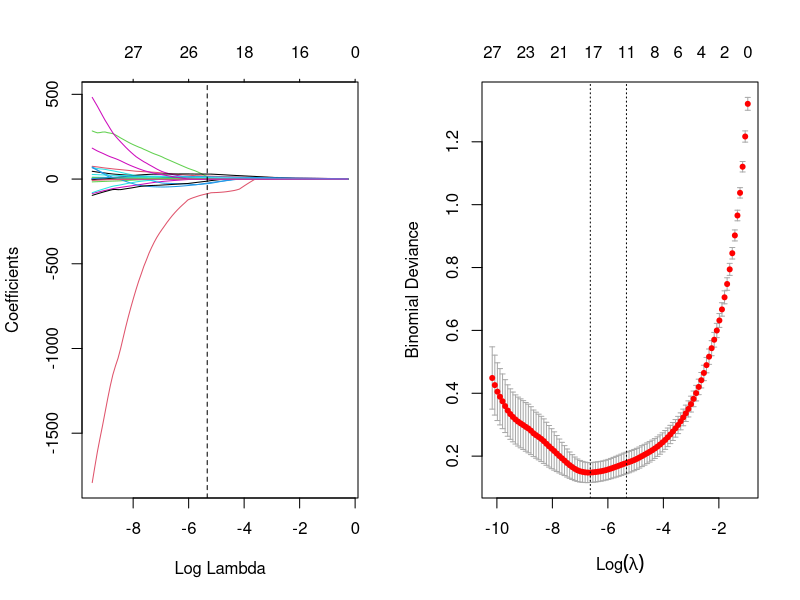

Here is the R script that generated this plot: (Note: this script raises an error after producing the figure.)
## ---- chunk 1
library("glmnet")
## ---- chunk 2
tumor <- read.csv("wdbc.csv")
dim(tumor)
colnames(tumor)
## ---- chunk 3
attach(tumor)
# build observation matrix
X <- as.matrix(tumor[, -c(1,2)])
# fit model using glmnet with alpha set to 0.5
fit = glmnet(x=X, diag, family = "binomial", 
             alpha = 0.5)
# estimate the optimal value of lambda use 15-fold cross-validation
cvfit = cv.glmnet(x= X, diag, family = "binomial", nfolds = 15)
# select lambda hat
lambda.hat <- cvfit$lambda.1se
par(mfrow=c(1,2))
plot(fit, xvar = "lambda", label = TRUE)
abline(v=log(lambda.hat), lty = 2)
plot(cvfit)
## ---- chunk 4
# non-zero coefficients except for the intercept
nz <- nonzeroCoef(coef(cvfit,s=lambda.hat))[-1]
coef(cvfit,s=lambda.hat)[nz,]
